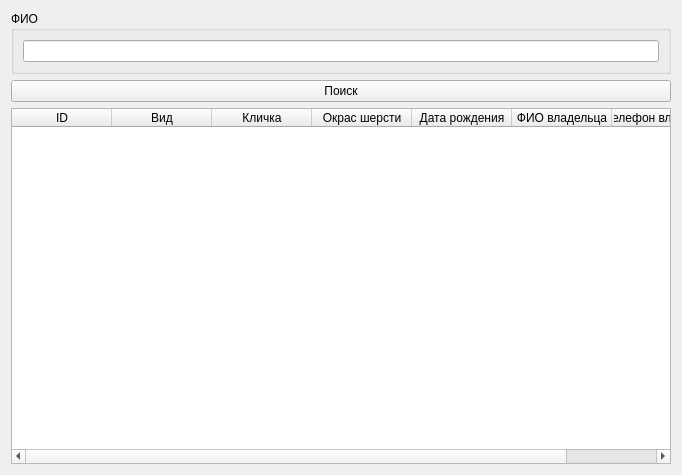
<?xml version="1.0" encoding="UTF-8"?>
<ui version="4.0">
 <class>Form</class>
 <widget class="QWidget" name="Form">
  <property name="geometry">
   <rect>
    <x>0</x>
    <y>0</y>
    <width>682</width>
    <height>475</height>
   </rect>
  </property>
  <property name="windowTitle">
   <string>Поиск</string>
  </property>
  <layout class="QVBoxLayout" name="verticalLayout_2">
   <item>
    <widget class="QGroupBox" name="groupBox">
     <property name="title">
      <string>ФИО</string>
     </property>
     <layout class="QVBoxLayout" name="verticalLayout">
      <item>
       <widget class="QLineEdit" name="lineEdit"/>
      </item>
     </layout>
    </widget>
   </item>
   <item>
    <widget class="QPushButton" name="pushButton">
     <property name="text">
      <string>Поиск</string>
     </property>
    </widget>
   </item>
   <item>
    <widget class="QTableWidget" name="tableWidget">
     <property name="selectionBehavior">
      <enum>QAbstractItemView::SelectRows</enum>
     </property>
     <column>
      <property name="text">
       <string>ID</string>
      </property>
     </column>
     <column>
      <property name="text">
       <string>Вид</string>
      </property>
     </column>
     <column>
      <property name="text">
       <string>Кличка</string>
      </property>
     </column>
     <column>
      <property name="text">
       <string>Окрас шерсти</string>
      </property>
     </column>
     <column>
      <property name="text">
       <string>Дата рождения</string>
      </property>
     </column>
     <column>
      <property name="text">
       <string>ФИО владельца</string>
      </property>
     </column>
     <column>
      <property name="text">
       <string>Телефон владельца</string>
      </property>
     </column>
    </widget>
   </item>
  </layout>
 </widget>
 <resources/>
 <connections/>
</ui>
